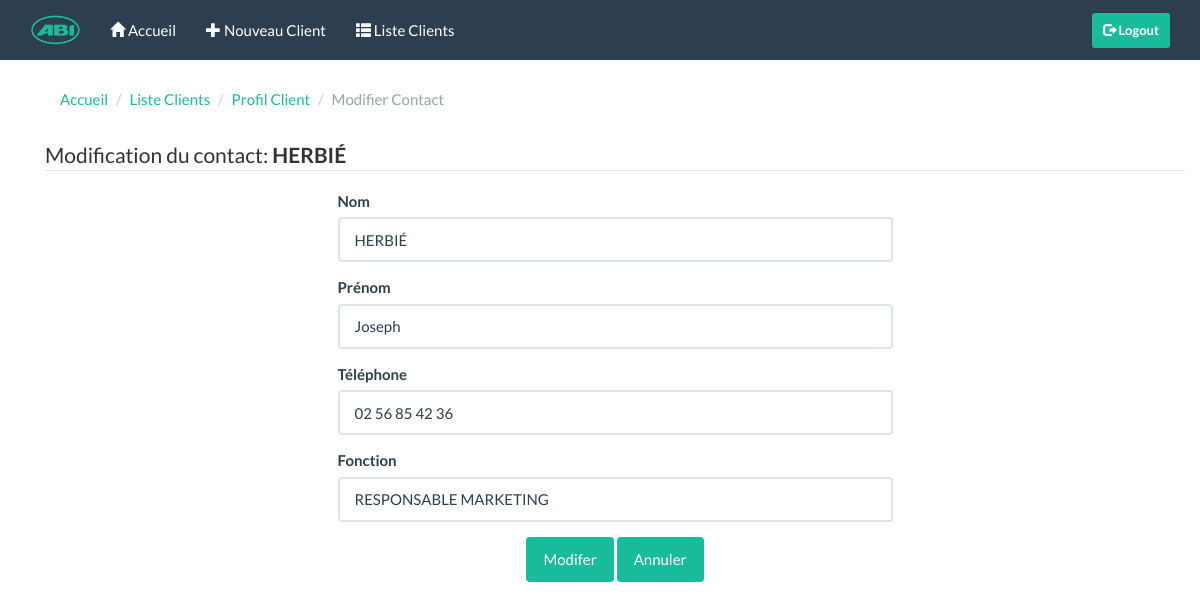
/updateContact.php?idContact=34 (signed in), run on the app's committed database.
### tables this page shows
CREATE TABLE `contacts` (
  `ID_CONTACT_CLIENT` int(11) NOT NULL,
  `ID_CLIENT` int(11) NOT NULL,
  `NOM_CONTACT` varchar(32) NOT NULL,
  `PRENOM_CONTACT` varchar(32) NOT NULL,
  `TEL_CONTACT` varchar(15) NOT NULL,
  `FONCTION_CONTACT` varchar(25) DEFAULT NULL
);

### dao/cnsDao.php (called while the page is built, shortened)
<?php
class cnsDao{
  private static function connect(){
        $host = "172.16.0.56";
        $bdd = "db-cns";
        $user = "cns";
        $password = "cns";
        try {
          $mysqlPDO = new PDO("mysql:host=$host;dbname=$bdd;charset=utf8",
                              $user, $password,
                              array(PDO::ERRMODE_EXCEPTION => PDO::ERRMODE_EXCEPTION));
        }
        catch (Exception $e) {
          die('<h1>Erreur de connexion: </h1>' . $e->getMessage());
        }
        return $mysqlPDO;
}
public static function getContactById($idContact){
      $mysqlPDO = cnsDao::connect();
      $sql = 'select
              ID_CLIENT,
              NOM_CONTACT,
              PRENOM_CONTACT,
              TEL_CONTACT,
              FONCTION_CONTACT,
              ID_CONTACT_CLIENT
              from contacts
              where ID_CONTACT_CLIENT =' . $idContact . ';';
      try {
          $result =$mysqlPDO->prepare($sql);
          $result->execute();
          $contact=$result->fetch(PDO::FETCH_ASSOC);
          return $contact;
      }
      catch (Exception $e) {
            die('<h1>Erreur de lecture du Contact' . $idContact . 'en base de données : </h1>'.$e->getMessage());
      }
}
}
?>

### view/modules/updateContactView.php (the view, shortened to what this page needs)
<?php
function displayUpdateContact($contact){
?>
  <div class="container">
    <ul class="breadcrumb">
      <li><a href="index.php">Accueil</a></li>
      <li><a href="listClient.php">Liste Clients</a></li>
      <li><a href="<?php echo $_SERVER["HTTP_REFERER"]; ?>">Profil Client</a></li>
      <li class="active">Modifier Contact</li>
    </ul>
  <fieldset>
    <legend>Modification du contact: <strong><?php echo $contact["NOM_CONTACT"]; ?></strong></legend>
      <div class="form row">
        <div class="col-xs-10 col-xs-push-1 col-sm-8 col-sm-push-2 col-md-6 col-md-push-3">
        <form id="updateContactForm">
          <div class="form-group">
            <label for="nomContact">Nom</label>
            <input type="text" class="form-control" name="nomContact" placeholder="Nom" value="<?php echo $contact["NOM_CONTACT"];  ?>" required>
          </div>
           <div class="form-group">
            <label for="prenomContact">Prénom</label>
            <input type="text" class="form-control" name="prenomContact" placeholder="Prénom" value="<?php echo $contact["PRENOM_CONTACT"];  ?>" required>
          </div>
          <div class="form-group">
            <label for="telContact">Téléphone</label>
            <input type="text" class="form-control" name="telContact" placeholder="Téléphone" value="<?php echo $contact["TEL_CONTACT"] ; ?>" required>
          </div>
          <div class="form-group">
            <label for="fonctionContact">Fonction</label>
            <input type="text" class="form-control" name="fonctionContact" placeholder="Fonction" value="<?php echo $contact["FONCTION_CONTACT"];  ?>" required>
          </div>
          <div class="text-center">
            <button type="submit" class="btn btn-default btn-success">Modifer</button>
            <button type="button" class="btn btn-default btn-success" id="cancelBtnUpdate">Annuler</button>
          </div>
        </form>
        </div>
      </div>
  </fieldset>
  </div>
  </div>
<?php } ?>

### css/main.css (style rules this page uses)
body { padding-top: 60px; }
.breadcrumb { background-color: transparent !important; }
.form { margin: 0 auto 0 auto; }

### data on the page
contacts: NOM_CONTACT "HERBIÉ", nomContact "HERBIÉ", prenomContact "Joseph", telContact "02 56 85 42 36", fonctionContact "RESPONSABLE MARKETING"
